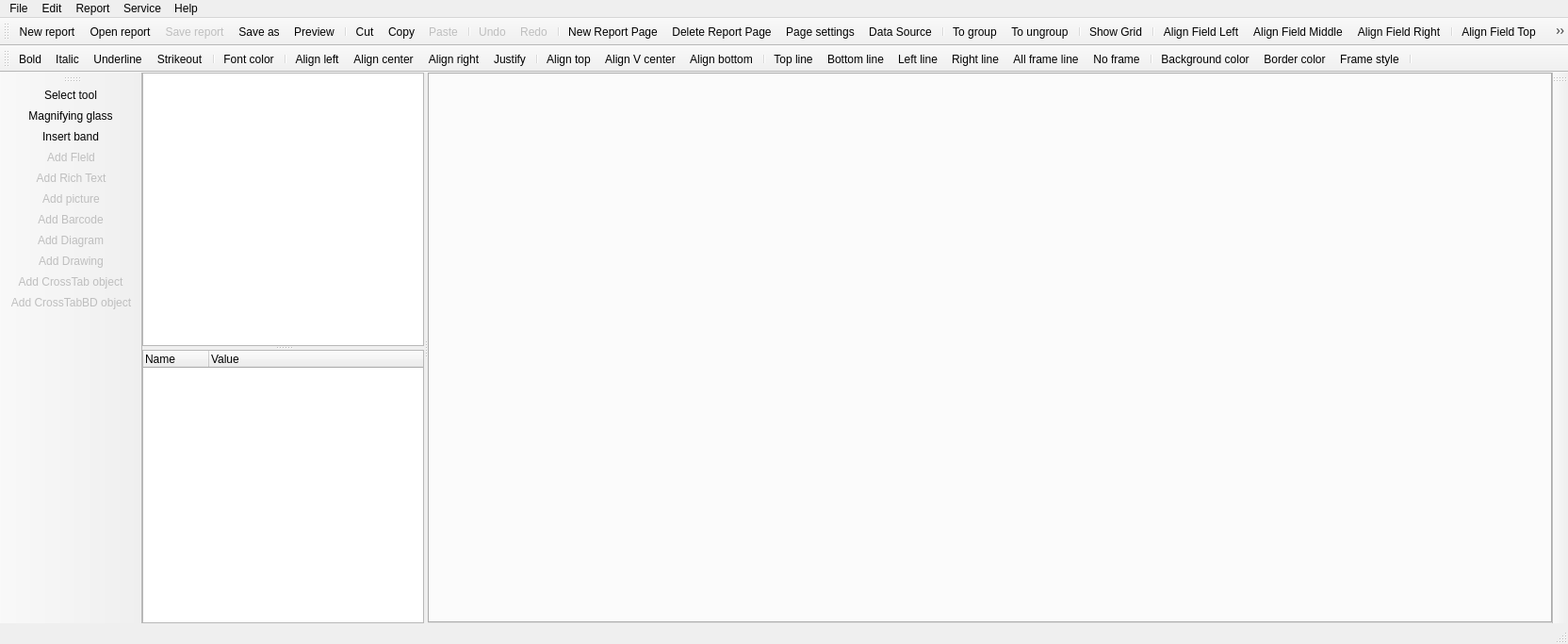
<?xml version="1.0" encoding="UTF-8"?>
<ui version="4.0">
 <class>MainWindow</class>
 <widget class="QMainWindow" name="MainWindow">
  <property name="geometry">
   <rect>
    <x>0</x>
    <y>0</y>
    <width>1664</width>
    <height>683</height>
   </rect>
  </property>
  <property name="windowTitle">
   <string>QtRPT Designer</string>
  </property>
  <property name="windowIcon">
   <iconset>
    <normaloff>C:/Users/Aleksey/Desktop/32.png</normaloff>C:/Users/Aleksey/Desktop/32.png</iconset>
  </property>
  <widget class="QWidget" name="centralWidget">
   <layout class="QHBoxLayout" name="horizontalLayout">
    <property name="spacing">
     <number>0</number>
    </property>
    <property name="leftMargin">
     <number>0</number>
    </property>
    <property name="topMargin">
     <number>0</number>
    </property>
    <property name="rightMargin">
     <number>0</number>
    </property>
    <property name="bottomMargin">
     <number>0</number>
    </property>
    <item>
     <widget class="QSplitter" name="splitter">
      <property name="orientation">
       <enum>Qt::Horizontal</enum>
      </property>
      <widget class="QWidget" name="widget_2" native="true">
       <property name="sizePolicy">
        <sizepolicy hsizetype="Preferred" vsizetype="Minimum">
         <horstretch>0</horstretch>
         <verstretch>0</verstretch>
        </sizepolicy>
       </property>
       <property name="maximumSize">
        <size>
         <width>299</width>
         <height>16777215</height>
        </size>
       </property>
       <property name="baseSize">
        <size>
         <width>0</width>
         <height>0</height>
        </size>
       </property>
       <layout class="QVBoxLayout" name="verticalLayout">
        <property name="spacing">
         <number>0</number>
        </property>
        <property name="leftMargin">
         <number>0</number>
        </property>
        <property name="topMargin">
         <number>0</number>
        </property>
        <property name="rightMargin">
         <number>0</number>
        </property>
        <property name="bottomMargin">
         <number>0</number>
        </property>
        <item>
         <widget class="QSplitter" name="splitter_2">
          <property name="sizePolicy">
           <sizepolicy hsizetype="Preferred" vsizetype="Expanding">
            <horstretch>0</horstretch>
            <verstretch>0</verstretch>
           </sizepolicy>
          </property>
          <property name="baseSize">
           <size>
            <width>0</width>
            <height>0</height>
           </size>
          </property>
          <property name="orientation">
           <enum>Qt::Vertical</enum>
          </property>
          <widget class="QTreeWidget" name="treeWidget">
           <property name="sizePolicy">
            <sizepolicy hsizetype="Preferred" vsizetype="Preferred">
             <horstretch>0</horstretch>
             <verstretch>0</verstretch>
            </sizepolicy>
           </property>
           <property name="baseSize">
            <size>
             <width>0</width>
             <height>0</height>
            </size>
           </property>
           <attribute name="headerVisible">
            <bool>false</bool>
           </attribute>
           <attribute name="headerDefaultSectionSize">
            <number>50</number>
           </attribute>
           <column>
            <property name="text">
             <string notr="true">1</string>
            </property>
           </column>
          </widget>
          <widget class="QTreeWidget" name="treeParams">
           <property name="sizePolicy">
            <sizepolicy hsizetype="Preferred" vsizetype="Preferred">
             <horstretch>0</horstretch>
             <verstretch>0</verstretch>
            </sizepolicy>
           </property>
           <property name="baseSize">
            <size>
             <width>0</width>
             <height>0</height>
            </size>
           </property>
           <property name="editTriggers">
            <set>QAbstractItemView::DoubleClicked|QAbstractItemView::EditKeyPressed</set>
           </property>
           <property name="alternatingRowColors">
            <bool>true</bool>
           </property>
           <property name="selectionMode">
            <enum>QAbstractItemView::SingleSelection</enum>
           </property>
           <property name="indentation">
            <number>15</number>
           </property>
           <property name="expandsOnDoubleClick">
            <bool>false</bool>
           </property>
           <attribute name="headerDefaultSectionSize">
            <number>70</number>
           </attribute>
           <column>
            <property name="text">
             <string>Name</string>
            </property>
           </column>
           <column>
            <property name="text">
             <string>Value</string>
            </property>
           </column>
          </widget>
         </widget>
        </item>
       </layout>
      </widget>
      <widget class="QTabWidget" name="tabWidget"/>
     </widget>
    </item>
   </layout>
  </widget>
  <widget class="QMenuBar" name="menuBar">
   <property name="geometry">
    <rect>
     <x>0</x>
     <y>0</y>
     <width>1664</width>
     <height>21</height>
    </rect>
   </property>
   <widget class="QMenu" name="menuFile">
    <property name="title">
     <string>File</string>
    </property>
    <addaction name="actionNewReport"/>
    <addaction name="actionOpenReport"/>
    <addaction name="actSaveReport"/>
    <addaction name="actSaveAs"/>
    <addaction name="separator"/>
    <addaction name="actNewReportPage"/>
    <addaction name="actDeleteReportPage"/>
    <addaction name="separator"/>
    <addaction name="actionExit"/>
   </widget>
   <widget class="QMenu" name="menuReport">
    <property name="title">
     <string>Report</string>
    </property>
    <addaction name="actPageSettings"/>
   </widget>
   <widget class="QMenu" name="menuEdit">
    <property name="title">
     <string>Edit</string>
    </property>
    <addaction name="actUndo"/>
    <addaction name="actRedo"/>
    <addaction name="separator"/>
    <addaction name="actCut"/>
    <addaction name="actCopy"/>
    <addaction name="actPaste"/>
   </widget>
   <widget class="QMenu" name="menuHelp">
    <property name="title">
     <string>Help</string>
    </property>
    <addaction name="actReadme"/>
    <addaction name="actCheckUpdates"/>
    <addaction name="actAbout"/>
   </widget>
   <widget class="QMenu" name="menuService">
    <property name="title">
     <string>Service</string>
    </property>
    <addaction name="actSettings"/>
   </widget>
   <addaction name="menuFile"/>
   <addaction name="menuEdit"/>
   <addaction name="menuReport"/>
   <addaction name="menuService"/>
   <addaction name="menuHelp"/>
  </widget>
  <widget class="QToolBar" name="mainToolBar">
   <attribute name="toolBarArea">
    <enum>TopToolBarArea</enum>
   </attribute>
   <attribute name="toolBarBreak">
    <bool>false</bool>
   </attribute>
   <addaction name="actionNewReport"/>
   <addaction name="actionOpenReport"/>
   <addaction name="actSaveReport"/>
   <addaction name="actSaveAs"/>
   <addaction name="actPreview"/>
   <addaction name="separator"/>
   <addaction name="actCut"/>
   <addaction name="actCopy"/>
   <addaction name="actPaste"/>
   <addaction name="separator"/>
   <addaction name="actUndo"/>
   <addaction name="actRedo"/>
   <addaction name="separator"/>
   <addaction name="actNewReportPage"/>
   <addaction name="actDeleteReportPage"/>
   <addaction name="actPageSettings"/>
   <addaction name="actDataSource"/>
   <addaction name="separator"/>
   <addaction name="actGroup"/>
   <addaction name="actUngroup"/>
   <addaction name="separator"/>
   <addaction name="actShowGrid"/>
   <addaction name="separator"/>
   <addaction name="actFieldLeft"/>
   <addaction name="actFieldMiddle"/>
   <addaction name="actFieldRight"/>
   <addaction name="separator"/>
   <addaction name="actFieldTop"/>
   <addaction name="actFieldCenter"/>
   <addaction name="actFieldBottom"/>
   <addaction name="separator"/>
   <addaction name="actFieldSameWidth"/>
   <addaction name="actFieldSameHeight"/>
   <addaction name="separator"/>
  </widget>
  <widget class="QStatusBar" name="statusBar"/>
  <widget class="QToolBar" name="toolBar">
   <property name="windowTitle">
    <string>toolBar</string>
   </property>
   <attribute name="toolBarArea">
    <enum>TopToolBarArea</enum>
   </attribute>
   <attribute name="toolBarBreak">
    <bool>true</bool>
   </attribute>
   <addaction name="actionBold"/>
   <addaction name="actionItalic"/>
   <addaction name="actionUnderline"/>
   <addaction name="actionStrikeout"/>
   <addaction name="separator"/>
   <addaction name="actFontColor"/>
   <addaction name="separator"/>
   <addaction name="actAlignLeft"/>
   <addaction name="actAlignCenter"/>
   <addaction name="actAlignRight"/>
   <addaction name="actAlignJustify"/>
   <addaction name="separator"/>
   <addaction name="actAlignTop"/>
   <addaction name="actAlignVCenter"/>
   <addaction name="actAlignBottom"/>
   <addaction name="separator"/>
   <addaction name="actLineTop"/>
   <addaction name="actLineBottom"/>
   <addaction name="actLineLeft"/>
   <addaction name="actLineRight"/>
   <addaction name="actLineAll"/>
   <addaction name="actLineNo"/>
   <addaction name="separator"/>
   <addaction name="actBackgroundColor"/>
   <addaction name="actBorderColor"/>
   <addaction name="actFrameStyle"/>
   <addaction name="separator"/>
  </widget>
  <widget class="QToolBar" name="toolBar_2">
   <property name="windowTitle">
    <string>toolBar_2</string>
   </property>
   <attribute name="toolBarArea">
    <enum>RightToolBarArea</enum>
   </attribute>
   <attribute name="toolBarBreak">
    <bool>false</bool>
   </attribute>
  </widget>
  <widget class="QToolBar" name="toolBar_3">
   <property name="windowTitle">
    <string>toolBar_3</string>
   </property>
   <attribute name="toolBarArea">
    <enum>LeftToolBarArea</enum>
   </attribute>
   <attribute name="toolBarBreak">
    <bool>false</bool>
   </attribute>
   <addaction name="actSelect_tool"/>
   <addaction name="actMagnifying"/>
   <addaction name="actionInsert_band"/>
   <addaction name="actAddField"/>
   <addaction name="actAddRichText"/>
   <addaction name="actAddPicture"/>
   <addaction name="actAddBarcode"/>
   <addaction name="actAddDiagram"/>
   <addaction name="actAddDrawing"/>
   <addaction name="actAddCrossTab"/>
   <addaction name="actAddCrossTabBD"/>
  </widget>
  <action name="actionExit">
   <property name="text">
    <string>Exit</string>
   </property>
   <property name="toolTip">
    <string>Exit</string>
   </property>
  </action>
  <action name="actPageSettings">
   <property name="icon">
    <iconset resource="images.qrc">
     <normaloff>:/new/prefix1/images/pageSetting.png</normaloff>:/new/prefix1/images/pageSetting.png</iconset>
   </property>
   <property name="text">
    <string>Page settings</string>
   </property>
  </action>
  <action name="actSelect_tool">
   <property name="checkable">
    <bool>true</bool>
   </property>
   <property name="icon">
    <iconset resource="images.qrc">
     <normaloff>:/new/prefix1/images/80-1.png</normaloff>:/new/prefix1/images/80-1.png</iconset>
   </property>
   <property name="text">
    <string>Select tool</string>
   </property>
   <property name="toolTip">
    <string>Select tool</string>
   </property>
  </action>
  <action name="actAlignLeft">
   <property name="checkable">
    <bool>true</bool>
   </property>
   <property name="icon">
    <iconset resource="images.qrc">
     <normaloff>:/new/prefix1/images/textleft.png</normaloff>:/new/prefix1/images/textleft.png</iconset>
   </property>
   <property name="text">
    <string>Align left</string>
   </property>
   <property name="toolTip">
    <string>Align left</string>
   </property>
  </action>
  <action name="actAlignCenter">
   <property name="checkable">
    <bool>true</bool>
   </property>
   <property name="icon">
    <iconset resource="images.qrc">
     <normaloff>:/new/prefix1/images/textcenter.png</normaloff>:/new/prefix1/images/textcenter.png</iconset>
   </property>
   <property name="text">
    <string>Align center</string>
   </property>
   <property name="toolTip">
    <string>Align center</string>
   </property>
  </action>
  <action name="actAlignRight">
   <property name="checkable">
    <bool>true</bool>
   </property>
   <property name="icon">
    <iconset resource="images.qrc">
     <normaloff>:/new/prefix1/images/textright.png</normaloff>:/new/prefix1/images/textright.png</iconset>
   </property>
   <property name="text">
    <string>Align right</string>
   </property>
   <property name="toolTip">
    <string>Align right</string>
   </property>
  </action>
  <action name="actAlignJustify">
   <property name="checkable">
    <bool>true</bool>
   </property>
   <property name="icon">
    <iconset resource="images.qrc">
     <normaloff>:/new/prefix1/images/textjustify.png</normaloff>:/new/prefix1/images/textjustify.png</iconset>
   </property>
   <property name="text">
    <string>Justify</string>
   </property>
   <property name="toolTip">
    <string>Justify</string>
   </property>
  </action>
  <action name="actionBold">
   <property name="checkable">
    <bool>true</bool>
   </property>
   <property name="icon">
    <iconset resource="images.qrc">
     <normaloff>:/new/prefix1/images/textbold.png</normaloff>:/new/prefix1/images/textbold.png</iconset>
   </property>
   <property name="text">
    <string>Bold</string>
   </property>
   <property name="toolTip">
    <string>Bold</string>
   </property>
  </action>
  <action name="actionItalic">
   <property name="checkable">
    <bool>true</bool>
   </property>
   <property name="icon">
    <iconset resource="images.qrc">
     <normaloff>:/new/prefix1/images/textitalic.png</normaloff>:/new/prefix1/images/textitalic.png</iconset>
   </property>
   <property name="text">
    <string>Italic</string>
   </property>
   <property name="toolTip">
    <string>Italic</string>
   </property>
  </action>
  <action name="actionUnderline">
   <property name="checkable">
    <bool>true</bool>
   </property>
   <property name="icon">
    <iconset resource="images.qrc">
     <normaloff>:/new/prefix1/images/textunder.png</normaloff>:/new/prefix1/images/textunder.png</iconset>
   </property>
   <property name="text">
    <string>Underline</string>
   </property>
   <property name="toolTip">
    <string>Underline</string>
   </property>
  </action>
  <action name="actLineTop">
   <property name="checkable">
    <bool>true</bool>
   </property>
   <property name="icon">
    <iconset resource="images.qrc">
     <normaloff>:/new/prefix1/images/82-6.png</normaloff>:/new/prefix1/images/82-6.png</iconset>
   </property>
   <property name="text">
    <string>Top line</string>
   </property>
   <property name="toolTip">
    <string>Top line</string>
   </property>
  </action>
  <action name="actLineBottom">
   <property name="checkable">
    <bool>true</bool>
   </property>
   <property name="icon">
    <iconset resource="images.qrc">
     <normaloff>:/new/prefix1/images/82-7.png</normaloff>:/new/prefix1/images/82-7.png</iconset>
   </property>
   <property name="text">
    <string>Bottom line</string>
   </property>
   <property name="toolTip">
    <string>Bottom line</string>
   </property>
  </action>
  <action name="actLineLeft">
   <property name="checkable">
    <bool>true</bool>
   </property>
   <property name="icon">
    <iconset resource="images.qrc">
     <normaloff>:/new/prefix1/images/82-4.png</normaloff>:/new/prefix1/images/82-4.png</iconset>
   </property>
   <property name="text">
    <string>Left line</string>
   </property>
   <property name="toolTip">
    <string>Left line</string>
   </property>
  </action>
  <action name="actLineRight">
   <property name="checkable">
    <bool>true</bool>
   </property>
   <property name="icon">
    <iconset resource="images.qrc">
     <normaloff>:/new/prefix1/images/82-5.png</normaloff>:/new/prefix1/images/82-5.png</iconset>
   </property>
   <property name="text">
    <string>Right line</string>
   </property>
   <property name="toolTip">
    <string>Right line</string>
   </property>
  </action>
  <action name="actLineAll">
   <property name="checkable">
    <bool>true</bool>
   </property>
   <property name="icon">
    <iconset resource="images.qrc">
     <normaloff>:/new/prefix1/images/82-2.png</normaloff>:/new/prefix1/images/82-2.png</iconset>
   </property>
   <property name="text">
    <string>All frame line</string>
   </property>
   <property name="toolTip">
    <string>All frame line</string>
   </property>
  </action>
  <action name="actLineNo">
   <property name="checkable">
    <bool>true</bool>
   </property>
   <property name="icon">
    <iconset resource="images.qrc">
     <normaloff>:/new/prefix1/images/82-1.png</normaloff>:/new/prefix1/images/82-1.png</iconset>
   </property>
   <property name="text">
    <string>No frame</string>
   </property>
   <property name="toolTip">
    <string>No frame</string>
   </property>
  </action>
  <action name="actionInsert_band">
   <property name="checkable">
    <bool>true</bool>
   </property>
   <property name="icon">
    <iconset resource="images.qrc">
     <normaloff>:/new/prefix1/images/band.png</normaloff>:/new/prefix1/images/band.png</iconset>
   </property>
   <property name="text">
    <string>Insert band</string>
   </property>
   <property name="toolTip">
    <string>Insert band</string>
   </property>
  </action>
  <action name="actAddField">
   <property name="checkable">
    <bool>true</bool>
   </property>
   <property name="enabled">
    <bool>false</bool>
   </property>
   <property name="icon">
    <iconset resource="images.qrc">
     <normaloff>:/new/prefix1/images/field.png</normaloff>:/new/prefix1/images/field.png</iconset>
   </property>
   <property name="text">
    <string>Add Fleld</string>
   </property>
   <property name="toolTip">
    <string>Add field</string>
   </property>
  </action>
  <action name="actionNewReport">
   <property name="icon">
    <iconset resource="images.qrc">
     <normaloff>:/new/prefix1/images/new.png</normaloff>:/new/prefix1/images/new.png</iconset>
   </property>
   <property name="text">
    <string>New report</string>
   </property>
   <property name="toolTip">
    <string>New report</string>
   </property>
  </action>
  <action name="actionOpenReport">
   <property name="icon">
    <iconset resource="images.qrc">
     <normaloff>:/new/prefix1/images/open.png</normaloff>:/new/prefix1/images/open.png</iconset>
   </property>
   <property name="text">
    <string>Open report</string>
   </property>
   <property name="toolTip">
    <string>Open report</string>
   </property>
   <property name="shortcut">
    <string>Ctrl+O</string>
   </property>
  </action>
  <action name="actSaveReport">
   <property name="enabled">
    <bool>false</bool>
   </property>
   <property name="icon">
    <iconset resource="images.qrc">
     <normaloff>:/new/prefix1/images/save.png</normaloff>:/new/prefix1/images/save.png</iconset>
   </property>
   <property name="text">
    <string>Save report</string>
   </property>
   <property name="toolTip">
    <string>Save report</string>
   </property>
   <property name="shortcut">
    <string>Ctrl+S</string>
   </property>
  </action>
  <action name="actAlignTop">
   <property name="checkable">
    <bool>true</bool>
   </property>
   <property name="icon">
    <iconset resource="images.qrc">
     <normaloff>:/new/prefix1/images/texttop.png</normaloff>:/new/prefix1/images/texttop.png</iconset>
   </property>
   <property name="text">
    <string>Align top</string>
   </property>
   <property name="toolTip">
    <string>Align top</string>
   </property>
  </action>
  <action name="actAlignVCenter">
   <property name="checkable">
    <bool>true</bool>
   </property>
   <property name="icon">
    <iconset resource="images.qrc">
     <normaloff>:/new/prefix1/images/textVcenter.png</normaloff>:/new/prefix1/images/textVcenter.png</iconset>
   </property>
   <property name="text">
    <string>Align V center</string>
   </property>
   <property name="toolTip">
    <string>Align V center</string>
   </property>
  </action>
  <action name="actAlignBottom">
   <property name="checkable">
    <bool>true</bool>
   </property>
   <property name="icon">
    <iconset resource="images.qrc">
     <normaloff>:/new/prefix1/images/textbottom.png</normaloff>:/new/prefix1/images/textbottom.png</iconset>
   </property>
   <property name="text">
    <string>Align bottom</string>
   </property>
   <property name="toolTip">
    <string>Align bottom</string>
   </property>
  </action>
  <action name="actCopy">
   <property name="icon">
    <iconset resource="images.qrc">
     <normaloff>:/new/prefix1/images/copy.png</normaloff>:/new/prefix1/images/copy.png</iconset>
   </property>
   <property name="text">
    <string>Copy</string>
   </property>
   <property name="toolTip">
    <string>Copy</string>
   </property>
   <property name="shortcut">
    <string>Ctrl+C</string>
   </property>
  </action>
  <action name="actCut">
   <property name="icon">
    <iconset resource="images.qrc">
     <normaloff>:/new/prefix1/images/cut.png</normaloff>:/new/prefix1/images/cut.png</iconset>
   </property>
   <property name="text">
    <string>Cut</string>
   </property>
   <property name="toolTip">
    <string>Cut</string>
   </property>
   <property name="shortcut">
    <string>Ctrl+X</string>
   </property>
  </action>
  <action name="actPaste">
   <property name="enabled">
    <bool>false</bool>
   </property>
   <property name="icon">
    <iconset resource="images.qrc">
     <normaloff>:/new/prefix1/images/paste.png</normaloff>:/new/prefix1/images/paste.png</iconset>
   </property>
   <property name="text">
    <string>Paste</string>
   </property>
   <property name="toolTip">
    <string>Paste</string>
   </property>
   <property name="shortcut">
    <string>Ctrl+V</string>
   </property>
  </action>
  <action name="actSaveAs">
   <property name="icon">
    <iconset resource="images.qrc">
     <normaloff>:/new/prefix1/images/saveAll.png</normaloff>:/new/prefix1/images/saveAll.png</iconset>
   </property>
   <property name="text">
    <string>Save as</string>
   </property>
   <property name="toolTip">
    <string>Save as</string>
   </property>
  </action>
  <action name="actFontColor">
   <property name="icon">
    <iconset resource="images.qrc">
     <normaloff>:/new/prefix1/images/fontColor.png</normaloff>:/new/prefix1/images/fontColor.png</iconset>
   </property>
   <property name="text">
    <string>Font color</string>
   </property>
   <property name="toolTip">
    <string>Font color</string>
   </property>
  </action>
  <action name="actBackgroundColor">
   <property name="icon">
    <iconset resource="images.qrc">
     <normaloff>:/new/prefix1/images/backgroundColor.png</normaloff>:/new/prefix1/images/backgroundColor.png</iconset>
   </property>
   <property name="text">
    <string>Background color</string>
   </property>
   <property name="toolTip">
    <string>Background color</string>
   </property>
  </action>
  <action name="actBorderColor">
   <property name="icon">
    <iconset resource="images.qrc">
     <normaloff>:/new/prefix1/images/borderColor.png</normaloff>:/new/prefix1/images/borderColor.png</iconset>
   </property>
   <property name="text">
    <string>Border color</string>
   </property>
   <property name="toolTip">
    <string>Border color</string>
   </property>
  </action>
  <action name="actAbout">
   <property name="icon">
    <iconset resource="images.qrc">
     <normaloff>:/new/prefix1/images/Logo128.png</normaloff>:/new/prefix1/images/Logo128.png</iconset>
   </property>
   <property name="text">
    <string>About QtRptDesigner</string>
   </property>
  </action>
  <action name="actShowGrid">
   <property name="checkable">
    <bool>true</bool>
   </property>
   <property name="icon">
    <iconset resource="images.qrc">
     <normaloff>:/new/prefix1/images/grid.png</normaloff>:/new/prefix1/images/grid.png</iconset>
   </property>
   <property name="text">
    <string>Show Grid</string>
   </property>
   <property name="toolTip">
    <string>Show/Hide grid</string>
   </property>
  </action>
  <action name="actAddPicture">
   <property name="checkable">
    <bool>true</bool>
   </property>
   <property name="enabled">
    <bool>false</bool>
   </property>
   <property name="icon">
    <iconset resource="images.qrc">
     <normaloff>:/new/prefix1/images/picture.png</normaloff>:/new/prefix1/images/picture.png</iconset>
   </property>
   <property name="text">
    <string>Add picture</string>
   </property>
  </action>
  <action name="actFrameStyle">
   <property name="icon">
    <iconset resource="images.qrc">
     <normaloff>:/new/prefix1/images/frameStyle.png</normaloff>:/new/prefix1/images/frameStyle.png</iconset>
   </property>
   <property name="text">
    <string>Frame style</string>
   </property>
   <property name="toolTip">
    <string>Frame style</string>
   </property>
  </action>
  <action name="actNewReportPage">
   <property name="icon">
    <iconset resource="images.qrc">
     <normaloff>:/new/prefix1/images/newPageReport.png</normaloff>:/new/prefix1/images/newPageReport.png</iconset>
   </property>
   <property name="text">
    <string>New Report Page</string>
   </property>
   <property name="toolTip">
    <string>New Report Page</string>
   </property>
  </action>
  <action name="actDeleteReportPage">
   <property name="icon">
    <iconset resource="images.qrc">
     <normaloff>:/new/prefix1/images/deletePage.png</normaloff>:/new/prefix1/images/deletePage.png</iconset>
   </property>
   <property name="text">
    <string>Delete Report Page</string>
   </property>
   <property name="toolTip">
    <string>Delete Report Page</string>
   </property>
  </action>
  <action name="actFieldLeft">
   <property name="icon">
    <iconset resource="images.qrc">
     <normaloff>:/new/prefix1/images/fieldLeft.png</normaloff>:/new/prefix1/images/fieldLeft.png</iconset>
   </property>
   <property name="text">
    <string>Align Field Left</string>
   </property>
   <property name="toolTip">
    <string>Align Field Left</string>
   </property>
  </action>
  <action name="actFieldMiddle">
   <property name="icon">
    <iconset resource="images.qrc">
     <normaloff>:/new/prefix1/images/fieldMiddle.png</normaloff>:/new/prefix1/images/fieldMiddle.png</iconset>
   </property>
   <property name="text">
    <string>Align Field Middle</string>
   </property>
   <property name="toolTip">
    <string>Align Field Middle</string>
   </property>
  </action>
  <action name="actFieldRight">
   <property name="icon">
    <iconset resource="images.qrc">
     <normaloff>:/new/prefix1/images/fieldRight.png</normaloff>:/new/prefix1/images/fieldRight.png</iconset>
   </property>
   <property name="text">
    <string>Align Field Right</string>
   </property>
   <property name="toolTip">
    <string>Align Field Right</string>
   </property>
  </action>
  <action name="actFieldTop">
   <property name="icon">
    <iconset resource="images.qrc">
     <normaloff>:/new/prefix1/images/fieldTop.png</normaloff>:/new/prefix1/images/fieldTop.png</iconset>
   </property>
   <property name="text">
    <string>Align Field Top</string>
   </property>
   <property name="toolTip">
    <string>Align Field Top</string>
   </property>
  </action>
  <action name="actFieldCenter">
   <property name="icon">
    <iconset resource="images.qrc">
     <normaloff>:/new/prefix1/images/fieldCenter.png</normaloff>:/new/prefix1/images/fieldCenter.png</iconset>
   </property>
   <property name="text">
    <string>Align Field Center</string>
   </property>
   <property name="toolTip">
    <string>Align Field Center</string>
   </property>
  </action>
  <action name="actFieldBottom">
   <property name="icon">
    <iconset resource="images.qrc">
     <normaloff>:/new/prefix1/images/fieldBottom.png</normaloff>:/new/prefix1/images/fieldBottom.png</iconset>
   </property>
   <property name="text">
    <string>Align Field Bottom</string>
   </property>
   <property name="toolTip">
    <string>Align Field Bottom</string>
   </property>
  </action>
  <action name="actFieldSameWidth">
   <property name="icon">
    <iconset resource="images.qrc">
     <normaloff>:/new/prefix1/images/fieldSameWidth.png</normaloff>:/new/prefix1/images/fieldSameWidth.png</iconset>
   </property>
   <property name="text">
    <string>Field Same Width</string>
   </property>
   <property name="toolTip">
    <string>Field Same Width</string>
   </property>
  </action>
  <action name="actFieldSameHeight">
   <property name="icon">
    <iconset resource="images.qrc">
     <normaloff>:/new/prefix1/images/fieldSameHeight.png</normaloff>:/new/prefix1/images/fieldSameHeight.png</iconset>
   </property>
   <property name="text">
    <string>Field Same Height</string>
   </property>
   <property name="toolTip">
    <string>Field Same Height</string>
   </property>
  </action>
  <action name="actSettings">
   <property name="icon">
    <iconset resource="images.qrc">
     <normaloff>:/new/prefix1/images/setting.png</normaloff>:/new/prefix1/images/setting.png</iconset>
   </property>
   <property name="text">
    <string>Settings</string>
   </property>
   <property name="toolTip">
    <string>Settings</string>
   </property>
  </action>
  <action name="actMagnifying">
   <property name="checkable">
    <bool>true</bool>
   </property>
   <property name="icon">
    <iconset resource="images.qrc">
     <normaloff>:/new/prefix1/images/maginfier.png</normaloff>:/new/prefix1/images/maginfier.png</iconset>
   </property>
   <property name="text">
    <string>Magnifying glass</string>
   </property>
   <property name="toolTip">
    <string>Magnifying glass</string>
   </property>
  </action>
  <action name="actionStrikeout">
   <property name="checkable">
    <bool>true</bool>
   </property>
   <property name="icon">
    <iconset resource="images.qrc">
     <normaloff>:/new/prefix1/images/textstrikeout.png</normaloff>:/new/prefix1/images/textstrikeout.png</iconset>
   </property>
   <property name="text">
    <string>Strikeout</string>
   </property>
   <property name="toolTip">
    <string>Strikeout</string>
   </property>
  </action>
  <action name="actGroupProperty">
   <property name="icon">
    <iconset resource="images.qrc">
     <normaloff>:/new/prefix1/images/dataGrouping.png</normaloff>:/new/prefix1/images/dataGrouping.png</iconset>
   </property>
   <property name="text">
    <string>Group property</string>
   </property>
   <property name="toolTip">
    <string>Group property</string>
   </property>
  </action>
  <action name="actCheckUpdates">
   <property name="icon">
    <iconset resource="images.qrc">
     <normaloff>:/new/prefix1/images/update.png</normaloff>:/new/prefix1/images/update.png</iconset>
   </property>
   <property name="text">
    <string>Check updates</string>
   </property>
   <property name="toolTip">
    <string>Check updates</string>
   </property>
  </action>
  <action name="actAddDiagram">
   <property name="enabled">
    <bool>false</bool>
   </property>
   <property name="icon">
    <iconset resource="images.qrc">
     <normaloff>:/new/prefix1/images/diagram.png</normaloff>:/new/prefix1/images/diagram.png</iconset>
   </property>
   <property name="text">
    <string>Add Diagram</string>
   </property>
   <property name="toolTip">
    <string>Add Diagram</string>
   </property>
  </action>
  <action name="actAddDrawing">
   <property name="checkable">
    <bool>true</bool>
   </property>
   <property name="enabled">
    <bool>false</bool>
   </property>
   <property name="icon">
    <iconset resource="images.qrc">
     <normaloff>:/new/prefix1/images/drawing.png</normaloff>:/new/prefix1/images/drawing.png</iconset>
   </property>
   <property name="text">
    <string>Add Drawing</string>
   </property>
   <property name="toolTip">
    <string>Add Drawing</string>
   </property>
  </action>
  <action name="actPreview">
   <property name="enabled">
    <bool>true</bool>
   </property>
   <property name="icon">
    <iconset resource="images.qrc">
     <normaloff>:/new/prefix1/images/preview.png</normaloff>:/new/prefix1/images/preview.png</iconset>
   </property>
   <property name="text">
    <string>Preview</string>
   </property>
   <property name="toolTip">
    <string>Preview</string>
   </property>
  </action>
  <action name="actDataSource">
   <property name="checkable">
    <bool>true</bool>
   </property>
   <property name="icon">
    <iconset resource="images.qrc">
     <normaloff>:/new/prefix1/images/data.png</normaloff>:/new/prefix1/images/data.png</iconset>
   </property>
   <property name="text">
    <string>Data Source</string>
   </property>
   <property name="toolTip">
    <string>Data Source</string>
   </property>
  </action>
  <action name="actUndo">
   <property name="enabled">
    <bool>false</bool>
   </property>
   <property name="icon">
    <iconset resource="images.qrc">
     <normaloff>:/new/prefix1/images/undo.png</normaloff>:/new/prefix1/images/undo.png</iconset>
   </property>
   <property name="text">
    <string>Undo</string>
   </property>
   <property name="toolTip">
    <string>Undo</string>
   </property>
   <property name="shortcut">
    <string>Ctrl+Z</string>
   </property>
  </action>
  <action name="actRedo">
   <property name="enabled">
    <bool>false</bool>
   </property>
   <property name="icon">
    <iconset resource="images.qrc">
     <normaloff>:/new/prefix1/images/redo.png</normaloff>:/new/prefix1/images/redo.png</iconset>
   </property>
   <property name="text">
    <string>Redo</string>
   </property>
   <property name="toolTip">
    <string>Redo</string>
   </property>
   <property name="shortcut">
    <string>Ctrl+Y</string>
   </property>
  </action>
  <action name="actAddBarcode">
   <property name="enabled">
    <bool>false</bool>
   </property>
   <property name="icon">
    <iconset resource="images.qrc">
     <normaloff>:/new/prefix1/images/barcode.png</normaloff>:/new/prefix1/images/barcode.png</iconset>
   </property>
   <property name="text">
    <string>Add Barcode</string>
   </property>
   <property name="toolTip">
    <string>Add Barcode</string>
   </property>
  </action>
  <action name="actReadme">
   <property name="icon">
    <iconset resource="images.qrc">
     <normaloff>:/new/prefix1/images/readme.png</normaloff>:/new/prefix1/images/readme.png</iconset>
   </property>
   <property name="text">
    <string>Readme</string>
   </property>
   <property name="toolTip">
    <string>Readme</string>
   </property>
  </action>
  <action name="actAddRichText">
   <property name="enabled">
    <bool>false</bool>
   </property>
   <property name="icon">
    <iconset resource="images.qrc">
     <normaloff>:/new/prefix1/images/richText.png</normaloff>:/new/prefix1/images/richText.png</iconset>
   </property>
   <property name="text">
    <string>Add Rich Text</string>
   </property>
   <property name="toolTip">
    <string>Add Rich Text</string>
   </property>
  </action>
  <action name="actGroup">
   <property name="icon">
    <iconset resource="images.qrc">
     <normaloff>:/new/prefix1/images/group.png</normaloff>:/new/prefix1/images/group.png</iconset>
   </property>
   <property name="text">
    <string>To group</string>
   </property>
   <property name="toolTip">
    <string>To group</string>
   </property>
  </action>
  <action name="actUngroup">
   <property name="icon">
    <iconset resource="images.qrc">
     <normaloff>:/new/prefix1/images/ungroup.png</normaloff>:/new/prefix1/images/ungroup.png</iconset>
   </property>
   <property name="text">
    <string>To ungroup</string>
   </property>
   <property name="toolTip">
    <string>To ungroup</string>
   </property>
  </action>
  <action name="actAddCrossTab">
   <property name="enabled">
    <bool>false</bool>
   </property>
   <property name="icon">
    <iconset resource="images.qrc">
     <normaloff>:/new/prefix1/images/crossTab.png</normaloff>:/new/prefix1/images/crossTab.png</iconset>
   </property>
   <property name="text">
    <string>Add CrossTab object</string>
   </property>
   <property name="toolTip">
    <string>Add CrossTab object</string>
   </property>
  </action>
  <action name="actAddCrossTabBD">
   <property name="enabled">
    <bool>false</bool>
   </property>
   <property name="icon">
    <iconset resource="images.qrc">
     <normaloff>:/new/prefix1/images/crossTabBD.png</normaloff>:/new/prefix1/images/crossTabBD.png</iconset>
   </property>
   <property name="text">
    <string>Add CrossTabBD object</string>
   </property>
   <property name="toolTip">
    <string>Add CrossTabBD object</string>
   </property>
  </action>
 </widget>
 <layoutdefault spacing="6" margin="11"/>
 <resources>
  <include location="images.qrc"/>
 </resources>
 <connections/>
</ui>
